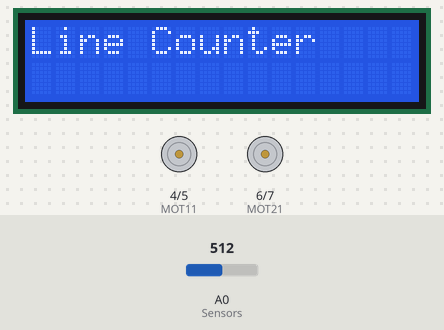
A sketch run on a simulated Arduino Uno, built with avr-gcc and run on an emulated ATmega328P. Shown: 16×2 character LCD, motor-driver pin pairs drawn as motors (green arrow = first pin HIGH = forward, orange = second pin HIGH = backward, longer = more drive). The inputs (shaded band) are chosen by the test bench; at power-on: A0 (Sensors) = 512.

Above: at 0.1 s.
At 3.1 s:
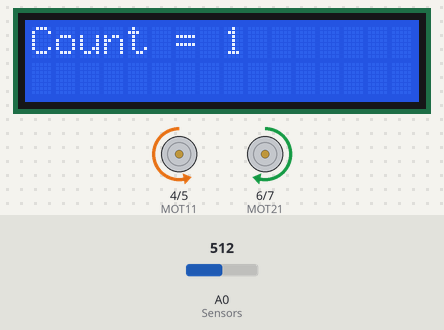
Timing chart, 0 to 4.6 s (numbered marks = the images above):
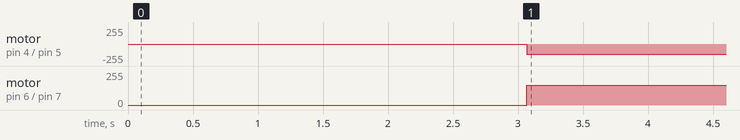

The sketch:

Line_Counter.ino
```cpp
/*
'-------------------------------------------------------------------------------
'-------------------------------------------------------------------------------
'Name                     : Line Counter
'Type                     : Opensource Project Hacktoberfest-2021
'Project                  : To Program the Robot to count White Lines on Dark Surface using Microcontroller
'Microcontroller          : Atmega128P PU(Arduino Uno)

		        HAPPY HACKTOBERFEST
--------------------------------------------------------------------------------

'Reference Connections.........
'[Motors]
'Motor1-MT1(PIN 4 , PIN 5)
'Motor2-MT2(PIN 6 , PIN 7)

'[LCD]
'DB4-PIN 8........ RS- PIN 13........
'DB5-PIN 9........ E  -PIN 12........
'DB6-PIN 10....... DB7-PIN 11........

'[SENSORS]
'SENSOR1  -PIN A0.......

'Operation
'ROBOT COUNTS WHITE LNES AND DISPLAYS IT ON LCD
'--------------------------------------------------------------------------------*/


#include <LiquidCrystal.h>                                                              // Include the Library for LCD

LiquidCrystal lcd(13, 12, 11, 10, 9, 8);                                                // Define the pin connections of Board for LCD
int MOT11 = 4;                                                                          // Defining the Controller pins for Motors
int MOT12 = 5;
int MOT21 = 6;
int MOT22 = 7;

int parity = 0;                                                                         // Define an integers to store the count and set the parity
int count = 0;
int sensorValue = 0;                                                                    // Define an integer to store the Sensor's output

void setup()                                                                            // Start of the Set up Loop
{
  pinMode(MOT11, OUTPUT);                                                               // Setting the pins connected to Motors as output pins
  pinMode(MOT12, OUTPUT);
  pinMode(MOT21, OUTPUT);
  pinMode(MOT22, OUTPUT);

  lcd.begin(16, 2);                                                                     // Configuring the 16*2 as type of LCD
  lcd.setCursor(0, 0);                                                                  // Displaying the name of the Robot on LCD
  lcd.print("Line Counter");
  delay(3000);
  lcd.clear();                                                                          // Clear the LCD after waiting for 3 Seconds
}

void loop()                                                                             // Start of the Main Loop
{

  digitalWrite(MOT11, LOW);
  analogWrite(MOT12, 150);                                                              // Move both the Motors in Forward Direction so that the Robot Could move Forward
  analogWrite(MOT21, 150);
  digitalWrite(MOT22, LOW);

  sensorValue=analogRead(A0);                                                           // Read and Store the Sensors output in soecific Integer

  if(sensorValue <= 600 && parity == 0)                                                 // If the Sensor detects whit Line and parity is 0 then perform the given loop
    {
      count = count + 1;                                                                // increase the lines count by 1 and set parity as 1
      parity = 1;
      sensorValue = analogRead(A0);                                                     // Read and Store the Sensors output in soecific Integer
    }

  if(sensorValue >= 600 )                                                               // If the Sensor is not detecting any line then make the parity 0
    {
       parity = 0;
    }
  lcd.clear();
  lcd.setCursor(0, 0);
  lcd.print("Count = ");                                                                // Display "Count = " on LCD

  lcd.setCursor(8, 0);
  lcd.print(count);                                                                     // Display number of Lines counted on LCD
  delay(100);

}                                                                                       // End of the Main Loop
```

Measured:
- by itself, motor on pin 4 (MOT11) / pin 5 (MOT12): stopped → backward 150/255 at 3.1 s
- by itself, motor on pin 6 (MOT21) / pin 7 (MOT22): stopped → forward 150/255 at 3.1 s
